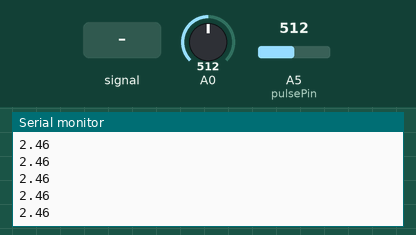
A sketch run on a simulated Arduino Uno, built with avr-gcc and run on an emulated ATmega328P. Shown: the last lines printed to the serial monitor. Inputs (shaded band) come from the test bench; at power-on: A5 (pulsePin) = 512, A0 = 512.

Above: at 1.2 s.
1.3 s: A5 (pulsePin) fed a 200 Hz sine of ±81 counts around its level
At 1.9 s:
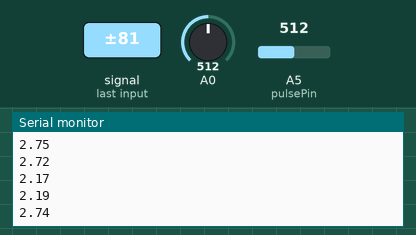
2.8 s: A5 (pulsePin) set to 716
At 3.7 s:
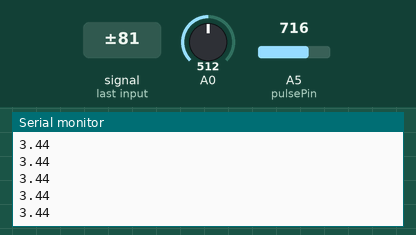
4.3 s: A5 (pulsePin) fed a 1000 Hz sine of ±255 counts around its level
At 4.8 s:
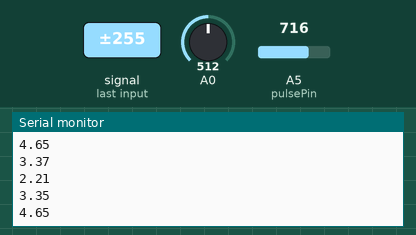
5.8 s: A5 (pulsePin) set to 900
At 6.3 s:
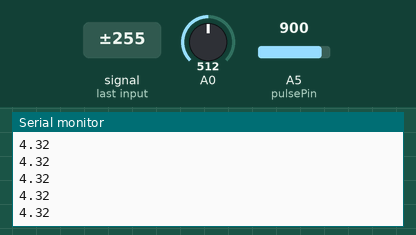
Timing chart, 0 to 8.3 s (numbered marks = the images above; inputs shaded):
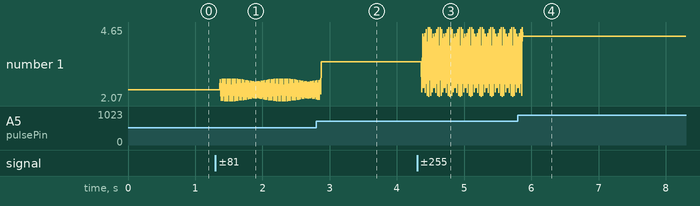

Measured:
- after the input at 1.3 s, the serial monitor: prints a new line after 0.07 s (image 1)
- after the input at 2.8 s, the serial monitor: prints a new line after 0.07 s (image 2)
- after the input at 4.3 s, the serial monitor: prints a new line after 0.07 s (image 3)
- after the input at 5.8 s, the serial monitor: prints a new line after 0.07 s (image 4)
- plotted number 1: 2.46 → 2.13 after the input at 1.3 s, 2.13 → 3.44 after the input at 2.8 s, 2.55 → 4.32 after the input at 5.8 s

The sketch:

piezo_new.ino
```cpp
#include <elapsedMillis.h>
const int pulsePin = A5; // Input signal connected to Pin 8 of Arduino

int pulseHigh; // Integer variable to capture High time of the incoming pulse
int pulseLow; // Integer variable to capture Low time of the incoming pulse
float pulseTotal; // Float variable to capture Total time of the incoming pulse
float frequency; // Calculated Frequency

bool f = false;

elapsedMillis timeElapsed;
unsigned int interval = 60000;
int cnt = 0;

void setup() {
  Serial.begin(9600);
  //pinMode(3,OUTPUT);
  pinMode(pulsePin,INPUT);
 // pinMode(2,INPUT);
  //digitalWrite(13, LOW);
 /* delay(60000);
  digitalWrite(3, LOW);*/

}

void loop()
{
  int avg = 0;
  int x = 0;

  float reade = analogRead(A0);
    avg+=analogRead(A5);
    //x += digitalRead(A0);

  /*Serial.print(0);  // To fre);
  /*for(int i=0;i<90;i++){eze the lower limit
Serial.print(" ");
Serial.print(1);  // To freeze the upper limit
Serial.print(" ");*///
Serial.println(analogRead(A5)*0.0048);
//Serial.print(digitalRead(pulsePin));
//Serial.print(" ");
//Serial.println(analogRead(A0)*0.0048);


//ardprintf("var %d %d %d", cnt,x,avg);

/*pulseHigh = pulseIn(pulsePin,HIGH);
    pulseLow = pulseIn(pulsePin,LOW);

    Serial.println(pulseHigh);
  Serial.println(pulseLow);

    pulseTotal = pulseHigh + pulseLow; // Time period of the pulse in microseconds
    frequency=1000000/pulseTotal; // Frequency in Hertz (Hz)
 Serial.print("Frequency:");
 Serial.println(frequency);

  //Serial.ppulserintln(x/90);*/
//delay(10);
/*while(timeElapsed < interval)
{
 if(analogRead(pulsePin) >= reade && !f)
 {
  cnt++;
  f = true;
  }
  if(analogRead(pulsePin) < reade)
  {
    f = false;
    }
}

 Serial.println(cnt);
/*
  if (digitalRead(2) == HIGH)
  {
    Serial.println("high");
  }
  else
  {
    Serial.println("low");
  }*/
}
```
